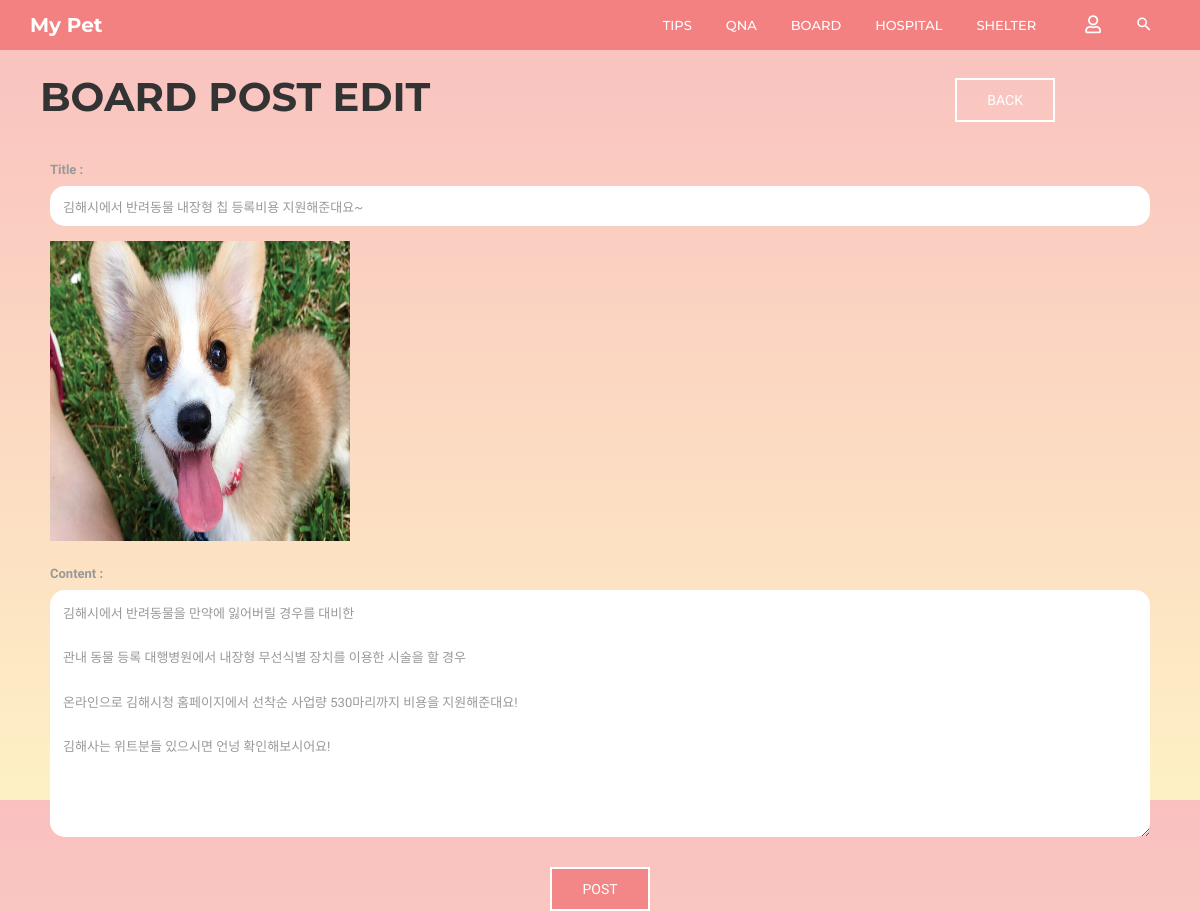
Screenshot of /community/19/board_edit/ with the database file from the repository.
### community/models.py (models this page shows, shortened)
class Board(models.Model):
    b_title = models.CharField(max_length=30)
    b_author = models.CharField(max_length=20)
    b_content = models.TextField()
    b_date = models.DateTimeField(auto_now=True)
    b_comment_count = models.IntegerField(default=0)
    b_like_count = models.IntegerField(default=0)
    b_photo = models.ImageField(blank=True, null=True, default='../media/noimage.jpg')

### community/views.py (the view)
# urls.py: path('<int:post_id>/board_edit/', views.board_edit, name="board_edit"),
def board_edit(request, post_id):
    posts = Board.objects.get(pk=post_id)
    return render(request, 'community/board_edit.html', {'posts': posts})

### community/templates/community/board_edit.html (shortened to what this page needs)
{% extends 'base.html' %}
{% block html_body %}
    <link rel="stylesheet" href="/static/css/pages/header.css">
    <link rel="stylesheet" href="/static/css/pages/board.css">
    <link rel="stylesheet" href="/static/css/pages/create.css">
    <header id="column-header">
        <div id="nino-headerInner">
            <nav id="nino-navbar" class="navbar navbar-default" role="navigation">
                <div class="container">
                    <div class="navbar-header">
                        <a class="navbar-brand" href="{% url 'home' %}">My Pet</a>
                    </div>
                    <div class="nino-menuItem pull-right">
                        <div class="collapse navbar-collapse pull-left" id="nino-navbar-collapse">
                            <ul class="nav navbar-nav">
                                <li><a href="#" onclick="testa('{% url 'community:tips' %}')">Tips<span class="sr-only">(current)</span></a></li>
                                <li><a href="#" onclick="testa('{% url 'community:qna' %}')">QnA</a></li>
                                <li><a href="#" onclick="testa('{% url 'community:board' %}')">Board</a></li>
                                <li><a href="#" onclick="testa('{% url 'community:hospital' %}')">Hospital</a></li>
                                <li><a href="#" onclick="testa('{% url 'community:shelter' %}')">Shelter</a></li>
                            </ul>
                        </div>
                        <ul class="nino-iconsGroup nav navbar-nav">
                            {% if user.is_authenticated %}
                                <li><a href="#" onclick="testa('{% url 'community:logout' %}')"><i
                                        class="mdi fas fa-user-slash nino-icon"></i></a></li>
                            {% else %}
                                <li><a href="#" onclick="testa('{% url 'community:login' %}')"><i
                                        class="mdi far fa-user nino-icon"></i></a></li>
                            {% endif %}
                            <li><a href="#" class="nino-search"><i class="mdi mdi-magnify nino-icon"></i></a></li>
                        </ul>
                    </div>
                </div>
            </nav>
        </div>
    </header>
    <div class="container board-header">
        <div class="board-title">
            <h1 class="title-h1">Board Post Edit</h1>
        </div>
        <div class="board-post-btn">
            <a href="javascript:history.back();" class="nino-btn nino-post-btn">BACK</a>
        </div>
    </div>
    <div class="container">
        <form action="{% url 'community:board_modify' posts.id %}"
              method="POST"
              enctype="multipart/form-data">
            <div id="boards-form">
                <label for="title">Title : </label>
                <input type="text" id="title" name="title" value="{{ posts.b_title }}">
                {% if posts.b_photo %}
                    <img src="{{ posts.b_photo.url }}" alt="" height="300" width="300">
                    <br>
                {% else %}
                    <img src="/media/noimage.jpg" alt="" height="225" width="365">
                {% endif %}
                <label for="content">Content : </label>
                <textarea id="content" name="content" rows="10" cols="33">{{ posts.b_content }}</textarea>
            </div>
            <div id="boards-create-btn">
                <button class="post-btn" type="submit">POST</button>
            </div>
        </form>
    </div>
{% endblock %}

### static/css/pages/index.css (style rules this page uses)
html, body { line-height: 1.7; margin: 0; padding: 0; }
body { color: #999; font-size: 13px; font-weight: 400; overflow-x: hidden; position: relative; font-family: "Roboto", sans-serif; }
article, aside, details, figcaption, figure, footer, header, hgroup, menu, nav, section, main { display: block; }
a { text-decoration: none; outline: none; color: #2ec06c; -webkit-transition: all 0.3s ease-in-out; -moz-transition: all 0.3s ease-in-out; -o-transition: all 0.3s ease-in-out; -ms-transition: all 0.3s ease-in-out; transition: all 0.3s ease-in-out; }
h1, h2, h3, h4, h5, h6 { margin: 5px 0 10px; color: #333; text-transform: uppercase; font-family: "Montserrat", sans-serif; }
h1, h2 { font-weight: 300; }
h1 { font-size: 2.2em; }
ul, ul li, ol, ol li, p, form, input { margin: 0; padding: 0; }
ul, ul li { list-style: none; }
img { border: none; max-width: 100%; }
.container { position: relative; }
.nino-btn { display: inline-block; color: black; text-transform: uppercase; padding: 13px 30px; text-align: center; border: 2px solid black; font-size: 14px; line-height: 100%; }
#nino-headerInner { position: relative; z-index: 5; }
#nino-navbar { background: none; border: none; border-radius: 0; }
#nino-navbar .navbar-brand { color: #fff; font-weight: 700; font-size: 20px; }
#nino-navbar .navbar-nav > li > a { color: #fff; font-weight: 500; text-transform: uppercase; border-bottom: 3px solid transparent; padding: 15px 5px 5px; margin: 0 12px; }
#nino-navbar .nino-menuItem { float: right; }
#nino-navbar .nino-iconsGroup li a { border: none; font-size: 18px; }

### static/css/pages/header.css (style rules this page uses)
#column-header { position: relative; font-family: "Montserrat", sans-serif; background: rgba(243, 129, 129, 0.9); }
#column-header:after { content: ""; position: absolute; left: 0; top: 0; width: 100%; height: 100%; background: rgba(243, 129, 129, 0.9); }
#nino-headerInner { position: relative; z-index: 5; }

### static/css/pages/board.css (style rules this page uses)
body { height: 100vh; font-family: 'Prompt', sans-serif; background: linear-gradient( to bottom, rgba(243, 129, 129, 0.5), rgba(252, 227, 138, 0.5) ); }
.board-header { display: flex; align-items: center; margin-top: 15px; }
.board-title { position: relative; margin-left: 10px; }
.board-post-btn { position: absolute; right: 130px; }
.title-h1 { font-weight: 700; font-size: 40px; }
.nino-post-btn { display: inline-block; color: white; text-transform: uppercase; padding: 13px 30px; text-align: center; border: 2px solid white; font-size: 14px; line-height: 100%; }

### static/css/pages/create.css (style rules this page uses)
#boards-form { display: flex; flex-direction: column; margin: 30px 20px; }
#boards-form input { border: none; height: 40px; border-radius: 15px; outline-style: none; padding: 1em 1em; margin-bottom: 15px; }
#boards-form textarea { border: none; border-radius: 15px; outline-style: none; padding: 1em 1em; }
.post-btn { display: inline-block; color: white; text-transform: uppercase; padding: 13px 30px; text-align: center; border: 2px solid white; font-size: 14px; line-height: 100%; background-color: rgba(243, 129, 129, 0.9); }
#boards-create-btn { display: flex; flex-direction: column; align-items: center; }

### rows the page displays
Board: title "김해시에서 반려동물 내장형 칩 등록비용 지원해준대요~", b_photo (picture), content "김해시에서 반려동물을 만약에 잃어버릴 경우를 대비한 관내 동물 등록 대행병원에서 내장형 무선식별 장치를 이용한 시술을 할 경우 온라인으로 김해시청 홈페이지에서 선착순 사업량 530마리까지 비용을 지원해준대요! 김해사는 위트분들 있으시면 언넝 확인해보시어요!"
